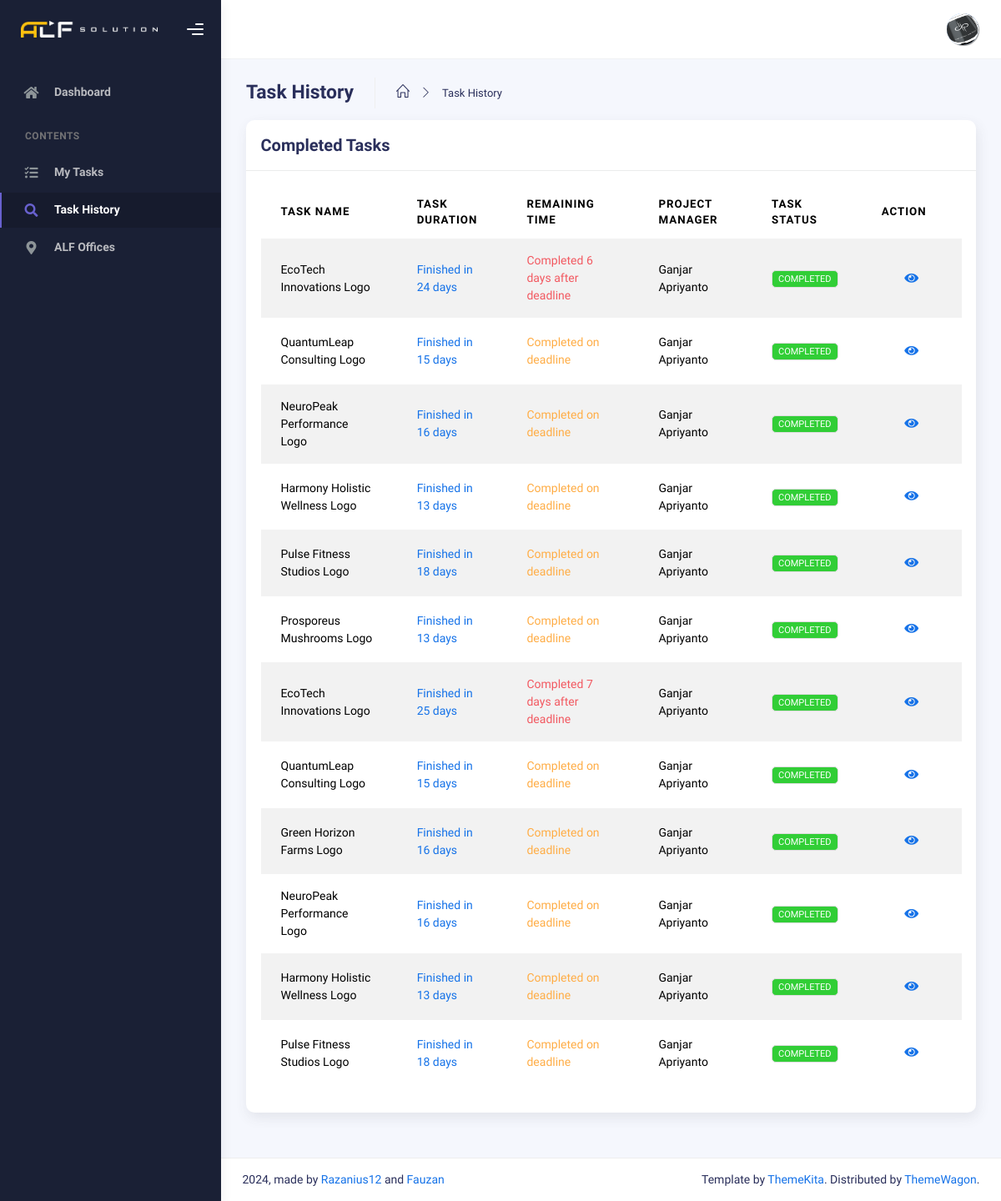
Page /index.php?page=history (signed in) on the earlier database version.
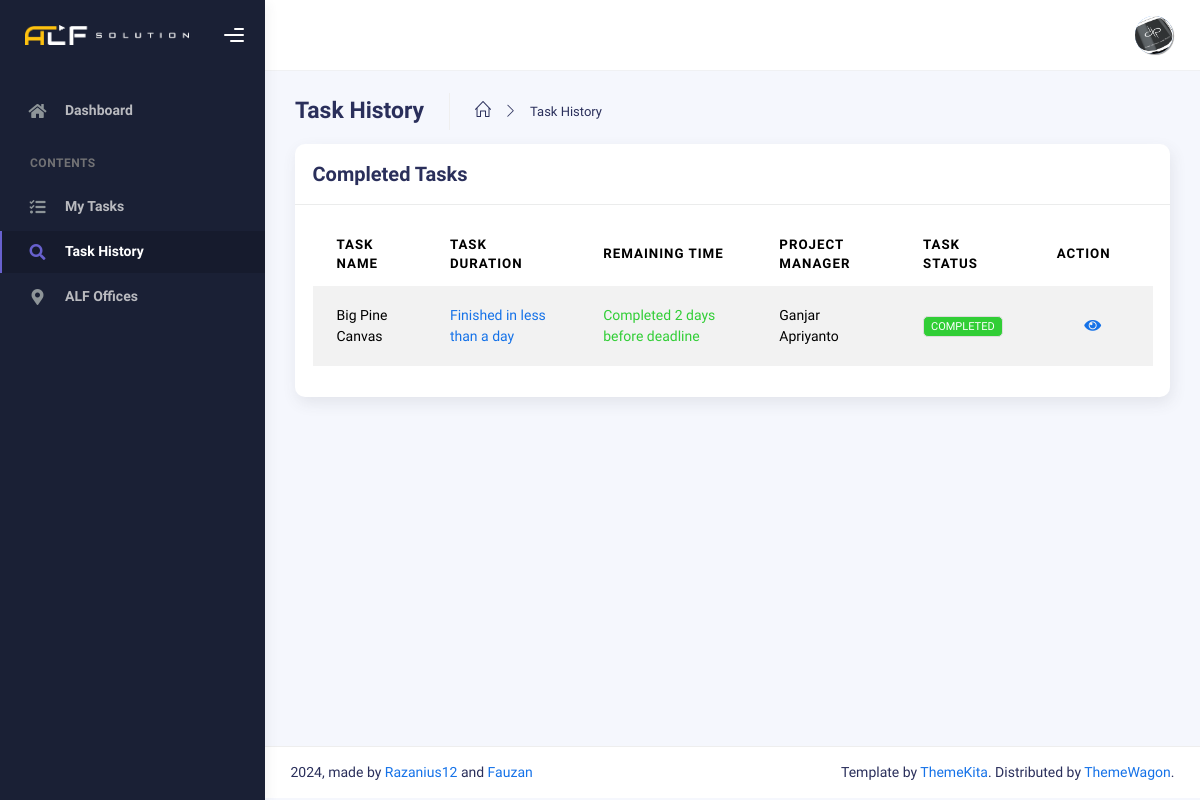
Same page on the later database version.
### tables this page shows
CREATE TABLE `orders` (
  `id_order` int(11) NOT NULL,
  `project_manager_id` int(11) DEFAULT NULL,
  `worker_id` int(11) DEFAULT NULL,
  `order_name` varchar(255) DEFAULT NULL,
  `description` text DEFAULT NULL,
  `start_date` datetime DEFAULT NULL,
  `finished_at` datetime DEFAULT NULL,
  `deadline` date DEFAULT NULL,
  `status` enum('PENDING','IN_PROGRESS','COMPLETED','CANCELLED') DEFAULT 'PENDING',
  `order_price` int(255) DEFAULT NULL,
  `references_id` int(11) DEFAULT NULL,
  `attach_result_id` int(11) DEFAULT NULL
);

### main/pages/history.php (the view, shortened to what the changed rows need)
<?php
require 'config/database.php';
$currentWorkerId = $_SESSION['user_id'];
$stmt = mysqli_prepare($conn, "SELECT
           o.id_order,
           o.order_name,
           o.status,
           o.start_date,
           o.finished_at,
           o.deadline,
           o.description,
           a.name_admin AS project_manager
          FROM
           orders o
          LEFT JOIN
           admins a ON o.project_manager_id = a.id_admin
          LEFT JOIN
           workers w ON o.worker_id = w.id_worker
          WHERE
          o.worker_id = ? AND o.status = 'COMPLETED'");
mysqli_stmt_bind_param($stmt, "i", $currentWorkerId);
mysqli_stmt_execute($stmt);
$result = mysqli_stmt_get_result($stmt);
function getStatusBadgeClass($status)
{
 switch (strtoupper($status)) {
  case 'COMPLETED':
   return 'success';
 }
}
?>
<div class="container">
 <div class="page-inner">
  <div class="row">
   <div class="col-md-12">
    <div class="card">
     <div class="card-body">
      <div class="table-responsive">
       <table id="task-table" class="display table table-striped table-hover">
        <thead>
         <tr>
          <th>Task Name</th>
          <th>Task Duration</th>
          <th>Remaining Time</th>
          <th>Project Manager</th>
          <th>Task Status</th>
          <th style="width: 10%">Action</th>
         </tr>
        </thead>
        <tbody>
         <?php
         while ($task = mysqli_fetch_assoc($result)): ?>
          <tr>
           <td><?= htmlspecialchars($task['order_name']) ?></td>
           <td>
            <?php
            if (!empty($task['start_date']) && !empty($task['finished_at'])) {
             $startDate = new DateTime($task['start_date']);
             $finishedDate = new DateTime($task['finished_at']);
             $duration = $startDate->diff($finishedDate);
             if ($duration->days == 0) {
              $durationText = "Finished in less than a day";
             } elseif ($duration->days == 1) {
              $durationText = "Finished in 1 day";
             } else {
              $durationText = "Finished in " . $duration->days . " days";
             }
             echo '<span class="text-primary">' . htmlspecialchars($durationText) . '</span>';
            } else {
             echo '<span class="text-muted">N/A</span>';
            }
            ?>
           </td>
           <td>
            <?php
            if (!empty($task['finished_at']) && !empty($task['deadline'])) {
             $finishedDate = new DateTime($task['finished_at']);
             $deadlineDate = new DateTime($task['deadline']);
             if ($finishedDate <= $deadlineDate) {
              $interval = $finishedDate->diff($deadlineDate);
              $daysBeforeDeadline = $interval->days;
              if ($daysBeforeDeadline == 0) {
               $timeText = '<span class="text-warning">Completed on deadline</span>';
              } elseif ($daysBeforeDeadline == 1) {
               $timeText = '<span class="text-success">Completed 1 day before deadline</span>';
              } else {
               $timeText = '<span class="text-success">Completed ' . $daysBeforeDeadline . ' days before deadline</span>';
              }
             } else {
              $interval = $deadlineDate->diff($finishedDate);
              $daysAfterDeadline = $interval->days;
              if ($daysAfterDeadline == 0) {
               $timeText = '<span class="text-warning">Completed on deadline</span>';
              } else {
               $timeText = '<span class="text-danger">Completed ' . $daysAfterDeadline . ' days after deadline</span>';
              }
             }
             echo $timeText;
            } else {
             echo '<span class="text-muted">N/A</span>';
            }
            ?>
           </td>
           <td><?= htmlspecialchars($task['project_manager'] ?? 'N/A') ?></td>
           <td>
            <span class="badge bg-<?= getStatusBadgeClass($task['status']) ?>">
             <?= htmlspecialchars($task['status']) ?>
            </span>
           </td>
           <td>
            <div class="form-button-action">
             <button type="button" class="btn btn-link btn-primary btn-lg" data-task-id="<?= $task['id_order'] ?>"
              data-task-name="<?= htmlspecialchars($task['order_name']) ?>"
              data-task-description="<?= htmlspecialchars($task['description'] ?? '') ?>"
              data-task-status="<?= htmlspecialchars($task['status']) ?>" onclick="showTaskDetails(this)">
              <i class="fa fa-eye"></i>
             </button>
            </div>
           </td>
          </tr>
         <?php endwhile; ?>
        </tbody>
       </table>
      </div>
     </div>
    </div>
   </div>
  </div>
 </div>
</div>

### main/bars/sidebar.php (shortened to what the changed rows need)
<?php
$currentPage = $_GET['page'] ?? 'dashboard';
$mainSidebarItems = [
 'dashboard' => [
  'icon' => 'fas fa-home',
  'label' => 'Dashboard',
  'url' => './index.php?page=dashboard',
  'roles' => ['admin', 'worker']
 ],
 'admins' => [
  'icon' => 'fas fa-users-cog',
  'label' => 'Admins',
  'url' => 'index.php?page=admins',
  'roles' => ['admin']
 ]
];
$contentSidebarItems = [
 'workers' => [
  'icon' => 'fas fa-pen-square',
  'label' => 'Workers',
  'url' => 'index.php?page=workers',
  'roles' => ['admin'],
  'submenu' => ($currentPage === 'addNewPosition') ? [
   'addNewPosition' => [
    'icon' => 'fas fa-plus-circle',
    'label' => 'Add New Position',
    'url' => 'index.php?page=addNewPosition',
    'roles' => ['admin']
   ]
  ] : []
 ],
 'task' => [
  'icon' => 'fas fa-tasks',
  'label' => 'My Tasks',
  'url' => 'index.php?page=task',
  'roles' => ['worker']
 ],
 'history' => [
  'icon' => 'fas fa-search',
  'label' => 'Task History',
  'url' => 'index.php?page=history',
  'roles' => ['worker']
 ],
 'orderData' => [
  'icon' => 'fas fa-table',
  'label' => 'Order Data',
  'url' => 'index.php?page=orderData',
  'roles' => ['admin']
 ],
 'alfOffices' => [
  'icon' => 'fas fa-map-marker-alt',
  'label' => 'ALF Offices',
  'url' => 'index.php?page=alfOffices',
  'roles' => ['admin', 'worker']
 ],
 'monthlyRecap' => [
  'icon' => 'far fa-chart-bar',
  'label' => 'Monthly Recap',
  'url' => 'index.php?page=monthlyRecap',
  'roles' => ['admin']
 ]
];
function renderSidebarItems($items, $currentPage, $currentUser)
{
 foreach ($items as $page => $item) {
  $hasAccess = isset($item['roles']) &&
   in_array($currentUser['role'], $item['roles']);
  if (!$hasAccess)
   continue;
  $isActive = ($currentPage === $page);
  $hasSubmenu = isset($item['submenu']) && !empty($item['submenu']);
  ?>
  <li class="nav-item <?= $isActive ? 'active' : '' ?>">
   <?php if ($hasSubmenu): ?>
    <div class="nav-link-wrapper">
     <a href="<?= $item['url'] ?>" class="nav-link">
      <i class="<?= $item['icon'] ?>"></i>
      <p><?= $item['label'] ?></p>
     </a>
     <a href="#<?= $page ?>Submenu" class="submenu-toggle" data-bs-toggle="collapse">
      <span class="caret"></span>
     </a>
    </div>
    <div class="collapse <?= ($currentPage === $page ||
     array_key_exists($currentPage, $item['submenu'])) ? 'show' : '' ?>" id="<?= $page ?>Submenu">
     <ul class="nav nav-collapse">
      <?php
      if (isset($item['submenu'])) {
       foreach ($item['submenu'] as $subPage => $subItem):
        $hasSubAccess = isset($subItem['roles']) &&
         in_array($currentUser['role'], $subItem['roles']);
        if (!$hasSubAccess)
         continue;
        ?>
        <li class="<?= ($currentPage === $subPage) ? 'active' : '' ?>">
         <a href="<?= $subItem['url'] ?>" style="
         padding-top: 0px !important;
         padding-right: 0px !important;
         padding-bottom: 0px !important;
         padding-left: 25px !important;
         margin-bottom: -10px !important;">
          <i class="<?= $subItem['icon'] ?>" style="margin-left: 25px;"></i>
          <p><?= $subItem['label'] ?></p>
         </a>
        </li>
        <?php
       endforeach;
      }
      ?>
     </ul>
    </div>
   <?php else: ?>
    <a href="<?= $item['url'] ?>" class="nav-link">
     <i class="<?= $item['icon'] ?>"></i>
     <p><?= $item['label'] ?></p>
    </a>
   <?php endif; ?>
  </li>
  <?php
 }
}
?>
<div class="sidebar" data-background-color="dark">
 <div class="sidebar-wrapper scrollbar scrollbar-inner">
  <div class="sidebar-content">
   <ul class="nav nav-secondary">
    <?php renderSidebarItems($mainSidebarItems, $currentPage, $currentUser); ?>
    <?php renderSidebarItems($contentSidebarItems, $currentPage, $currentUser); ?>
   </ul>
  </div>
 </div>
</div>

Differences in the rows shown:
removed orders: order_name "EcoTech Innovations Logo", durationText "Finished in 24 days", daysAfterDeadline "6", project_manager.name_admin "Ganjar Apriyanto", status "COMPLETED"
removed orders: order_name "QuantumLeap Consulting Logo", durationText "Finished in 15 days", deadline "Completed on deadline", project_manager.name_admin "Ganjar Apriyanto", status "COMPLETED"
removed orders: order_name "NeuroPeak Performance Logo", durationText "Finished in 16 days", deadline "Completed on deadline", project_manager.name_admin "Ganjar Apriyanto", status "COMPLETED"
removed orders: order_name "Harmony Holistic Wellness Logo", durationText "Finished in 13 days", deadline "Completed on deadline", project_manager.name_admin "Ganjar Apriyanto", status "COMPLETED"
removed orders: order_name "Pulse Fitness Studios Logo", durationText "Finished in 18 days", deadline "Completed on deadline", project_manager.name_admin "Ganjar Apriyanto", status "COMPLETED"
removed orders: order_name "Prosporeus Mushrooms Logo", durationText "Finished in 13 days", deadline "Completed on deadline", project_manager.name_admin "Ganjar Apriyanto", status "COMPLETED"
removed orders: order_name "EcoTech Innovations Logo", durationText "Finished in 25 days", daysAfterDeadline "7", project_manager.name_admin "Ganjar Apriyanto", status "COMPLETED"
removed orders: order_name "QuantumLeap Consulting Logo", durationText "Finished in 15 days", deadline "Completed on deadline", project_manager.name_admin "Ganjar Apriyanto", status "COMPLETED"
removed orders: order_name "Green Horizon Farms Logo", durationText "Finished in 16 days", deadline "Completed on deadline", project_manager.name_admin "Ganjar Apriyanto", status "COMPLETED"
removed orders: order_name "NeuroPeak Performance Logo", durationText "Finished in 16 days", deadline "Completed on deadline", project_manager.name_admin "Ganjar Apriyanto", status "COMPLETED"
removed orders: order_name "Harmony Holistic Wellness Logo", durationText "Finished in 13 days", deadline "Completed on deadline", project_manager.name_admin "Ganjar Apriyanto", status "COMPLETED"
removed orders: order_name "Pulse Fitness Studios Logo", durationText "Finished in 18 days", deadline "Completed on deadline", project_manager.name_admin "Ganjar Apriyanto", status "COMPLETED"
added orders: order_name "Big Pine Canvas", durationText "Finished in less than a day", daysBeforeDeadline "2", project_manager.name_admin "Ganjar Apriyanto", status "COMPLETED"
